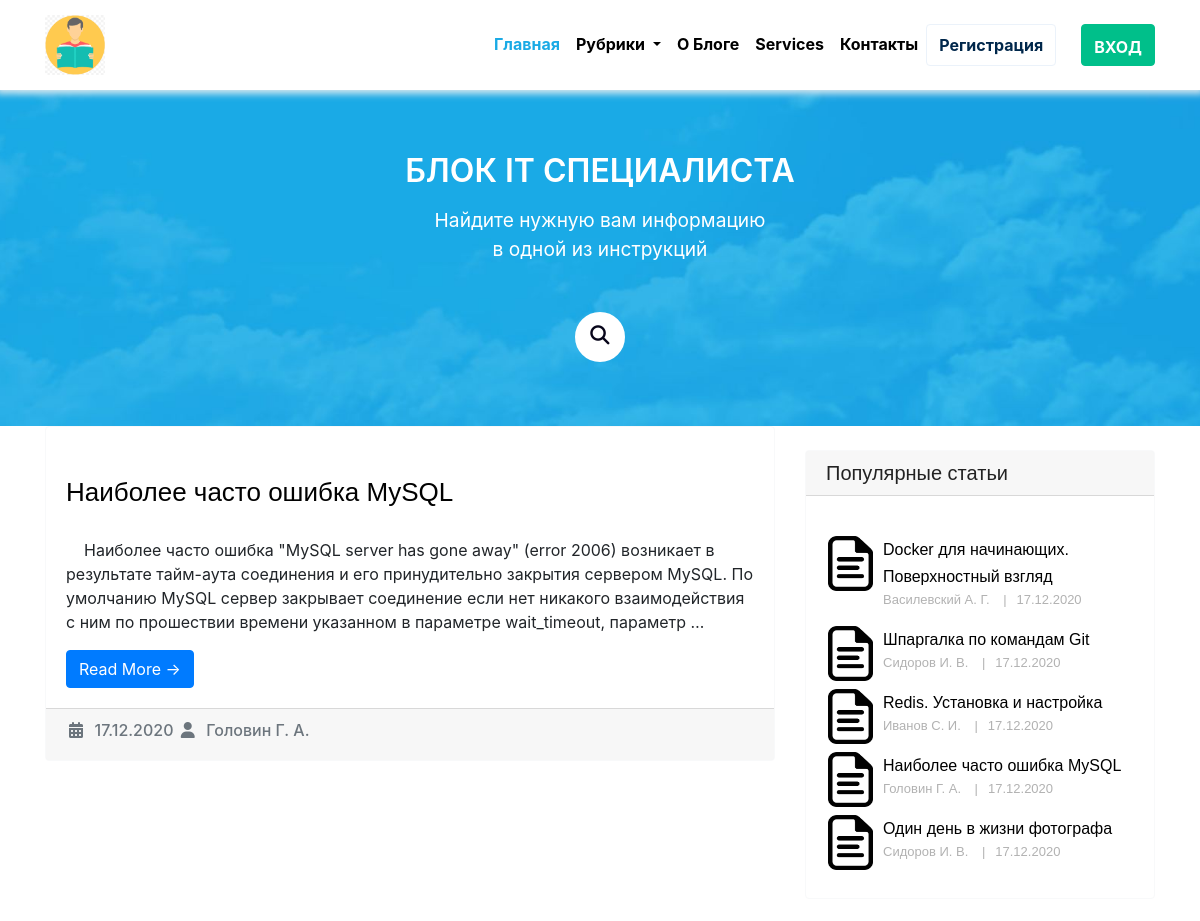
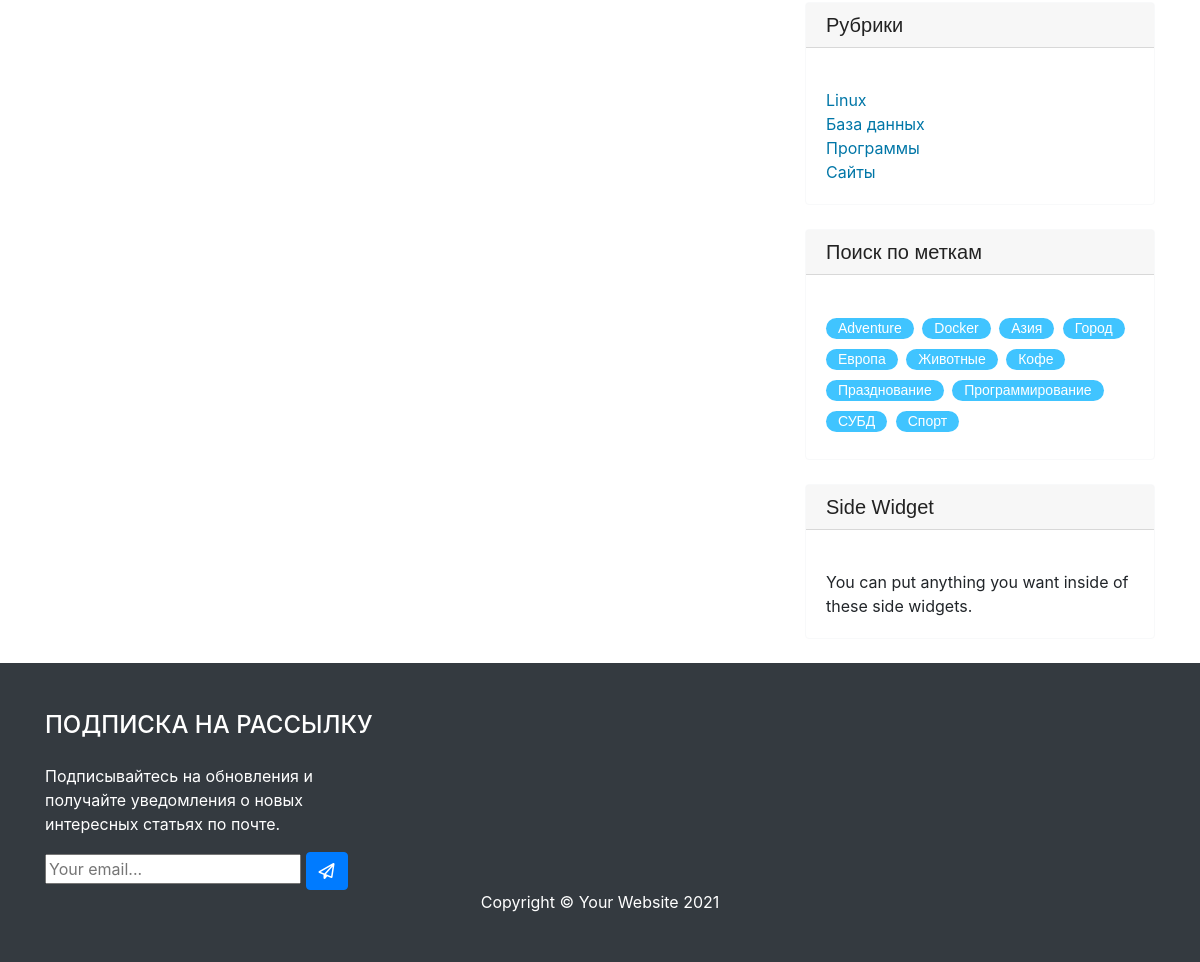
The app's page /category/baza-dannyh/ with its own data (2 pictures, top to bottom).
### blog/models.py (models this page shows, shortened)
class Post(models.Model):
    title = models.CharField(max_length=255, verbose_name='Наименование')
    slug = models.SlugField(max_length=255, verbose_name='Url', unique=True)
    author = models.CharField(max_length=100, verbose_name='Автор')
    content = models.TextField()
    created_at = models.DateTimeField(auto_now_add=True, verbose_name='Опубликовано')
    photo = models.ImageField(upload_to='photos/%Y/%m/%d/', blank=True, verbose_name='Фото')
    views = models.IntegerField(default=0, verbose_name='Кол-во просмотров')
    category = models.ForeignKey(Category, on_delete=models.PROTECT, related_name='posts', verbose_name='Категория')
    tags = models.ManyToManyField(Tag, blank=True, related_name='posts', verbose_name='Tags')
    status = models.BooleanField(default=False, verbose_name='Статус')
    def get_absolute_url(self):
        return reverse('post', kwargs={"slug": self.slug})
    class Meta:
        verbose_name = 'Статья(ю)'
        verbose_name_plural ='Статьи'
        ordering = ['-created_at']

class Category(models.Model):
    title = models.CharField(max_length=255, verbose_name='Наименование')
    slug = models.SlugField(max_length=255, verbose_name='Url', unique=True)
    def __str__(self):
        return self.title
    def get_absolute_url(self):
        return reverse('category', kwargs={"slug": self.slug})
    class Meta:
        verbose_name = 'Категория(ю)'
        verbose_name_plural ='Категории'
        ordering = ['title']

class Tag(models.Model):
    title = models.CharField(max_length=60, verbose_name='Наименование')
    slug = models.SlugField(max_length=50, verbose_name='Url', unique=True)
    def get_absolute_url(self):
        return reverse('tag', kwargs={"slug": self.slug})
    class Meta:
        verbose_name = 'Тег'
        verbose_name_plural ='Теги'
        ordering = ['title']

### blog/views.py (the view)
# urls.py: path('category/<str:slug>/', PostsByCategory.as_view(), name='category'),
class PostsByCategory(ListView):
    template_name = 'blog/index.html'
    context_object_name = 'posts'
    paginate_by = 2
    allow_empty = False
    def get_queryset(self):
        return Post.objects.filter(category__slug=self.kwargs['slug'], status=True)
    def get_context_data(self, *, object_list=None, **kwargs):
        context = super().get_context_data(**kwargs)
        context['title'] = Category.objects.get(slug=self.kwargs['slug'])
        return context

### subscription/forms.py
class SubscriptionForm(forms.ModelForm):
    class Meta:
        model = Subscription
        fields = ("email",)
        widgets = {
            "email": forms.EmailInput(attrs={"class": "editContent", "placeholder": "Your email..."},)
        }
        labels = {
            "email": '',
        }

### blog/templatetags/category.py (called while the page is built)
@register.inclusion_tag('blog/category_tpl.html')
def show_category():
    categories = Category.objects.all()
    return {"categories": categories}

@register.inclusion_tag('blog/menu_category_tpl.html')
def show_menu_category():
    categories = Category.objects.all()
    return {"categories": categories}

### blog/templatetags/sidebar.py (called while the page is built)
@register.inclusion_tag('blog/popular_posts_tpl.html')
def get_popular(cnt=3):
    posts = Post.objects.filter(status=True).order_by('-views')[:cnt]
    return {"posts": posts}

@register.inclusion_tag('blog/tags_tpl.html')
def get_tags():
    tags = Tag.objects.all()
    return {"tags": tags}

### subscription/templatetags/subscription_tags.py (called while the page is built)
@register.inclusion_tag("subscription/tags/form.html")
def subscription_form():
    return {"subscription_form": SubscriptionForm()}

### blog/templates/blog/index.html (shortened to what this page needs)
{% extends 'base.html' %}
{% load static %}
{% load sidebar %}
{% load category %}
{% block content %}
<section class="wrapper info-section">
	<div class="container 50%">
		<section>
			<header class="major">
				<h1>Блок IT специалиста</h1>
				<p>Найдите нужную вам информацию<br>в одной из инструкций</p>
			</header>
			<div class="row">
				<div class="12u 12u$(small)">
					<form action="{% url 'search' %}" method="GET">
            <i class="fa fa-search"></i>
          </form>
				</div>
			</div>
		</section>
	</div>
</section>
 <div class="container">
    <div class="row">
      <div class="col-md-8">
        {% for post in posts %}
        <div class="card border-light mb-4">
          <div class="card-body">
            <h4 class="card-title">{{ post.title }}</h4>
            <p class="card-text">{{ post.content|truncatewords_html:40|safe }}</p>
            <a href="{{ post.get_absolute_url }}" class="btn btn-primary">Read More &rarr;</a>
          </div>
          <div class="card-footer text-muted">
            <h6><i class="fa fa-calendar fa-fw"></i>&nbsp;&nbsp;{{ post.created_at|date:"d.m.Y" }}
              {% if post.author %}
                  <i class="fa fa-user fa-fw"></i>&nbsp;&nbsp;{{ post.author }}</h6>
              {% else %}
                  <i class="fa fa-user fa-fw"></i>&nbsp;&nbsp;Нет автора</h6>
              {% endif %}
          </div>
        </div>
        {% endfor %}
      </div>
      <div class="col-md-4">
      {% get_popular 5 %}
      {% show_category %}
      {% get_tags %}
      <div class="card border-light my-4">
        <h5 class="card-header">Side Widget</h5>
        <div class="card-body">
          You can put anything you want inside of these side widgets.
        </div>
      </div>
      </div>
    </div>
  </div>
{% endblock %}

### blog/templates/blog/popular_posts_tpl.html
{% load static %}
<div class="card border-light my-4">
    <h5 class="card-header">Популярные статьи</h5>
    <div class="card-body">
        {% for post in posts %}
        <div class="portfolio-item-popular">
            <img src="{% static 'img/paper-icon.png' %}" alt="{{ post.title }}">
            <div class="portfolio-text">
                <h5><a href="{{ post.get_absolute_url }}">{{ post.title }}</a></h5>
                <p>{{ post.author }} <span>|</span>{{ post.created_at|date:"d.m.Y" }}</p>
            </div>
        </div>
        {% endfor %}
    </div>
  </div>

### blog/templates/blog/category_tpl.html
  <div class="card border-light my-4">
    <h5 class="card-header">Рубрики</h5>
    <div class="card-body">
      <div class="row">
        <div class="col-lg-6">
          <ul class="list-unstyled mb-0">
            {% for item in categories %}
            <li><a href="{{ item.get_absolute_url }}">{{ item.title }}</a></li>
            {% endfor %}
          </ul>
        </div>
      </div>
    </div>
  </div>

### blog/templates/blog/tags_tpl.html
<div class="card  border-light my-4">
  <h5 class="card-header">Поиск по меткам</h5>
  <div class="card-body">
    <div class="tags">
        {% for tag in tags %}
        <p><a href="{{ tag.get_absolute_url }}">{{ tag.title }}</a></p>
        {% endfor %}
    </div>
  </div>
</div>

### siteblog/static/blog-home.css (style rules this page uses)
body { padding-top: 56px; }
a { color: #0076a7; }
.portfolio-item-popular { padding-left: 2px; }
.portfolio-item-popular img { float: left; height: 55px; width: 45px; }
.portfolio-item-popular .portfolio-text { margin-left: 55px; }
.portfolio-item-popular .portfolio-text h5 { margin: 0 }
.portfolio-item-popular .portfolio-text h5 a { color: #000; font-family: Arial, sans-serif; font-size: 16px; font-weight: 500; line-height: 27px; text-decoration: none; }
.portfolio-item-popular .portfolio-text p { font-family: Arial, sans-serif; font-size: 13px; font-weight: 500; line-height: 20px; color: #b2b2b2; }
.portfolio-item-popular .portfolio-text p span { margin: 0 10px; }
.tags p { background: #40c4ff none repeat scroll 0 0; border-radius: 15px; display: inline-block; font-family: Arial, sans-serif; font-size: 14px; font-weight: 500; margin-right: 4px; padding: 0 12px; margin-bottom: 7px; }
.tags p a { color: #fff; display: inline-block; text-decoration: none; }
.info-section { text-align: center; background-color: #1aaae5; background-image: url(img/bg-images.jpeg); background-position: center center; -webkit-background-size: cover; background-size: cover; background-repeat: repeat-x; padding-top: 1.75em; padding-bottom: 1em; }
.wrapper { padding: 4em 0em 4em; padding-top: 4em; padding-bottom: 4em; }
header.major { text-align: center; margin-bottom: 3em; }
.info-section header.major h1 { margin-top: 0.5em; padding-top: 0.5em; color: #fff; }
header.major h1 { font-size: 2em; font-weight: 600; margin-bottom: 0.5em; text-transform: uppercase; }
.info-section header.major p { color: #fff; text-align: center; font-size: 1.2em; }
.\31 2u, .\31 2u\$ { width: 100%; clear: none; margin-left: 0; }
.info-section form { position: relative; top: 50%; left: 50%; transform: translate(-50%,-50%); transition: all 1s; width: 50px; height: 50px; background: white; box-sizing: border-box; border-radius: 25px; border: 4px solid white; padding: 5px; }
.info-section .fa { box-sizing: border-box; padding: 10px; width: 42.5px; height: 42.5px; position: absolute; top: 0; right: 0; border-radius: 50%; color: #07051a; text-align: center; font-size: 1.2em; transition: all 1s; }
.card-body .card-title { color: #010101; font-family: Arial, sans-serif; font-size: 26px; font-weight: 500; margin-bottom: 30px; margin-top: 30px; }
.card-header { color: #222; font-weight: 500; line-height: 1em; margin: 0 0 1em 0; font-family: "Exo 2", sans-serif; }

### records on screen
Post: title "Наиболее часто ошибка MySQL", content "Наиболее часто ошибка \"MySQL server has gone away\" (error 2006) возникает в результате тайм-аута соединения и его принудительно закрытия сервером MySQL. По умолчанию MySQL сервер закрывает соединение если нет никакого взаимодействия с ним по прошествии времени указанном в параметре wait_timeout, параметр …", created_at "17.12.2020", author "Головин Г. А."
Post: title "Docker для начинающих. Поверхностный взгляд", author "Василевский А. Г.", created_at "17.12.2020"
Post: title "Шпаргалка по командам Git", author "Сидоров И. В.", created_at "17.12.2020"
Post: title "Redis. Установка и настройка", author "Иванов С. И.", created_at "17.12.2020"
Post: title "Один день в жизни фотографа", author "Сидоров И. В.", created_at "17.12.2020"
Category: title "Linux"
Category: title "База данных"
Category: title "Программы"
Category: title "Сайты"
Tag: title "Adventure"
Tag: title "Docker"
Tag: title "Азия"
Tag: title "Город"
Tag: title "Европа"
Tag: title "Животные"
Tag: title "Кофе"
Tag: title "Празднование"
Tag: title "Программирование"
Tag: title "СУБД"
Tag: title "Спорт"
